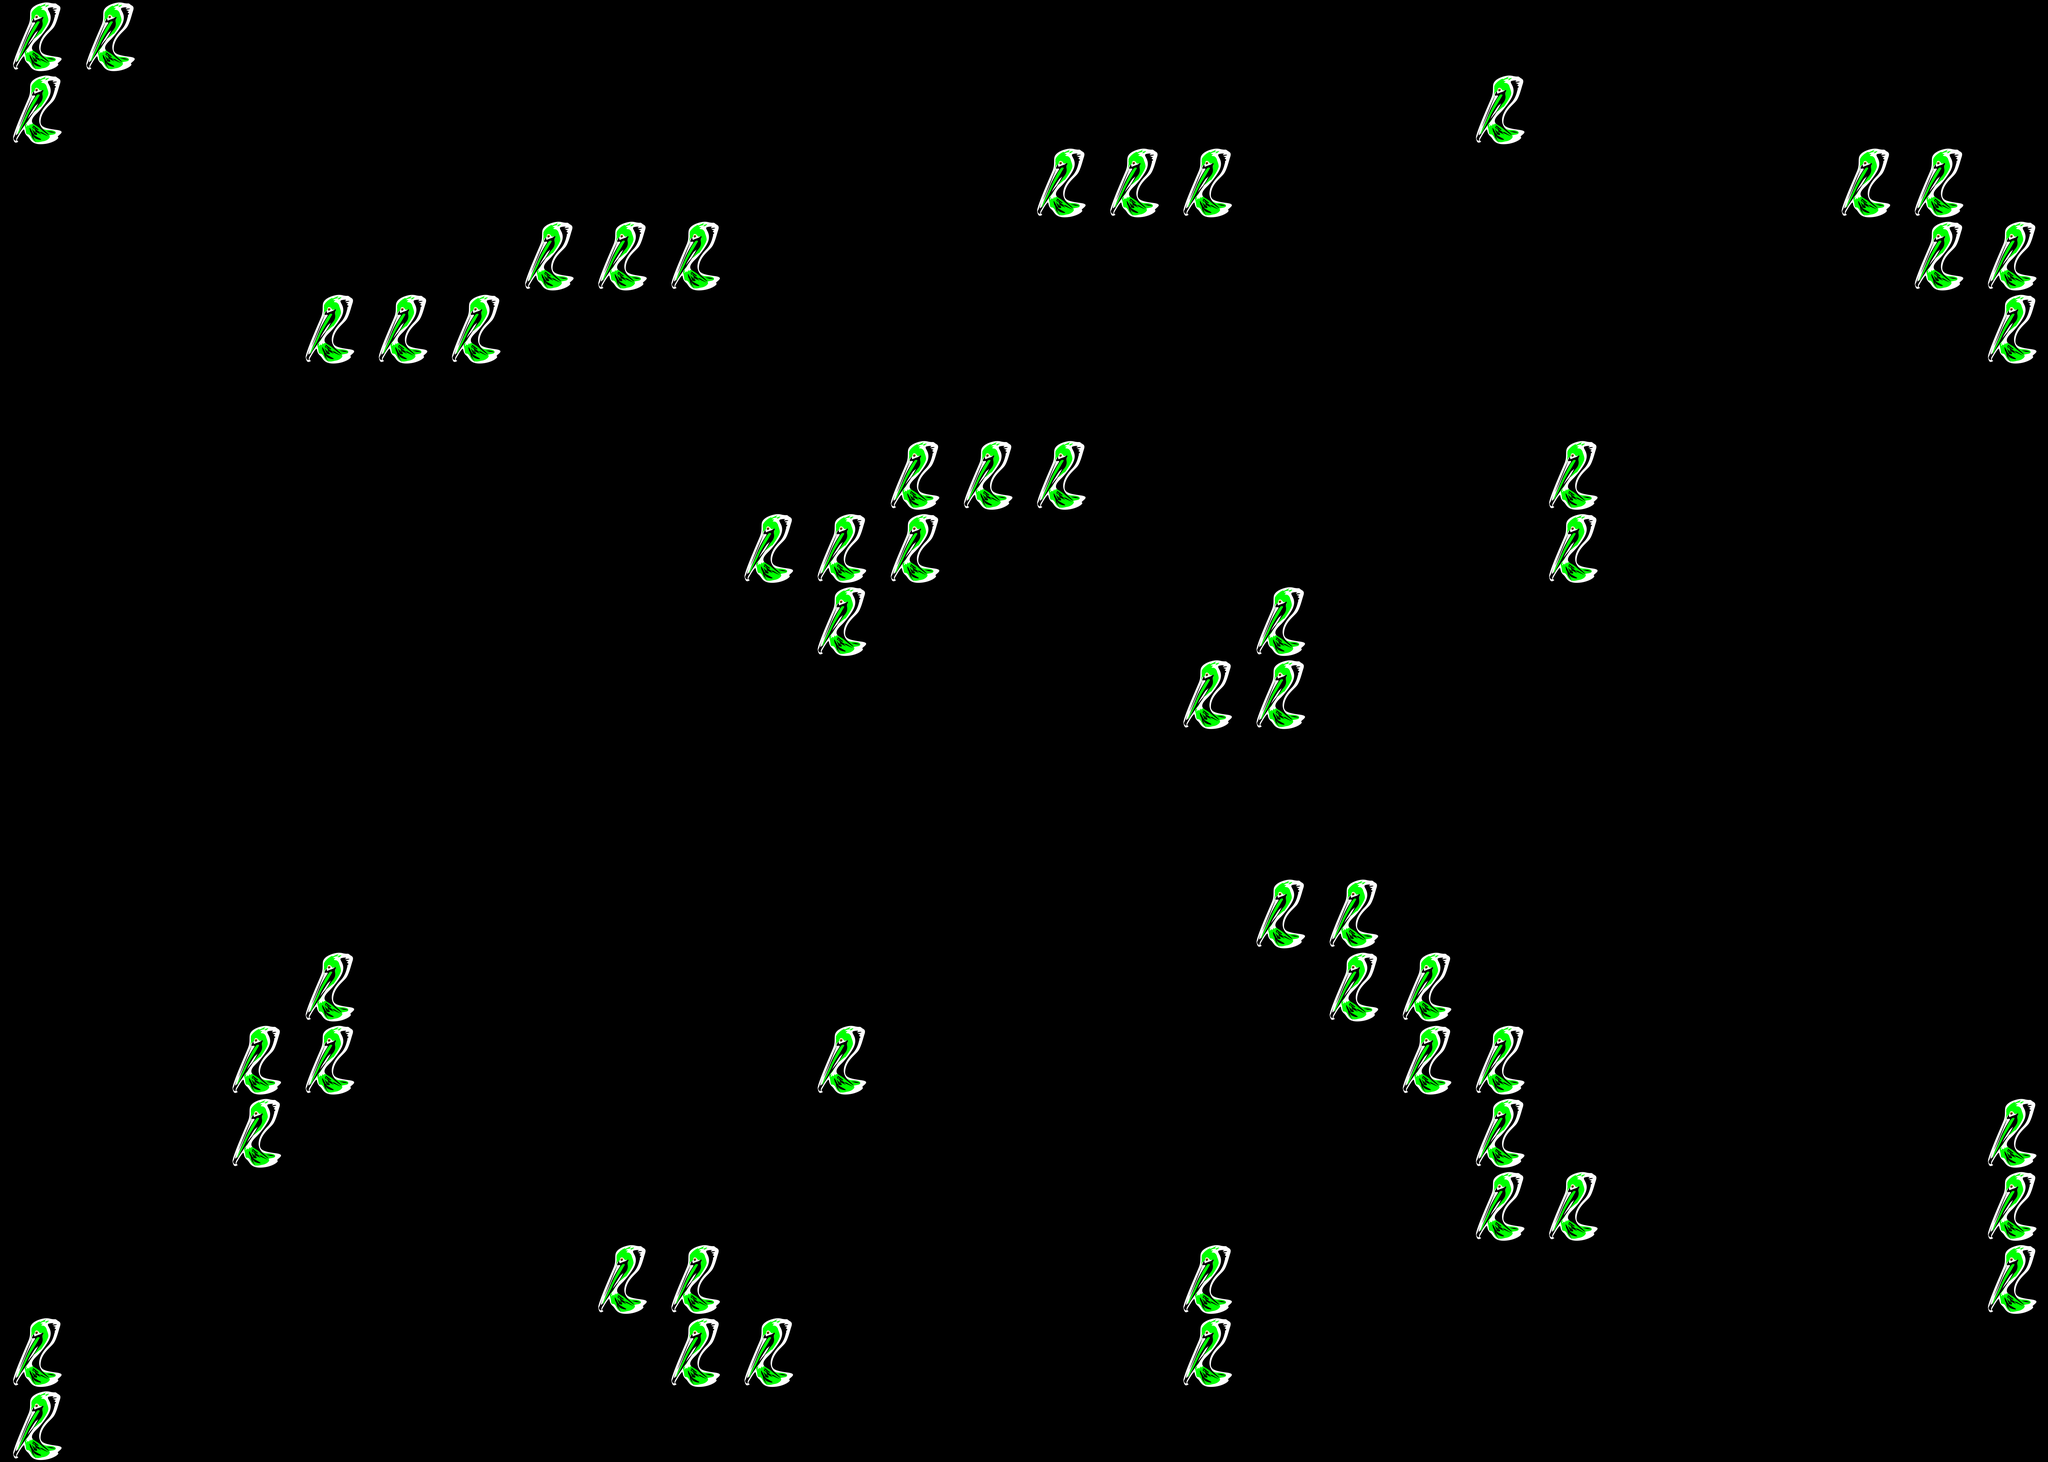

This game map was drawn from its Tiled (.tmx) file and the tilesets committed beside it. A one-line description and the full map source follow:
An orthogonal 28x20 tile map with 256x256 px tiles, 5 tile layers (Tile Layer 1, Tile Layer 2, Tile Layer 3, Tile Layer 4, ...).

<map version="1.0" tiledversion="1.1.5" orientation="orthogonal" renderorder="right-down" width="28" height="20" tilewidth="256" tileheight="256" infinite="0" nextobjectid="1">
 <tileset firstgid="1" source="birds.tsx" />
 <layer name="Tile Layer 1" width="28" height="20">
  <data encoding="csv">
0,0,0,0,0,0,0,0,0,0,0,0,0,0,0,0,0,0,0,0,0,0,0,0,0,0,0,0,
0,0,0,0,0,0,0,0,0,0,0,0,0,0,0,0,0,0,0,0,0,0,0,0,0,0,0,0,
0,0,0,0,0,0,0,0,0,0,0,0,0,0,0,0,0,0,0,0,0,0,0,0,0,0,0,0,
0,0,0,0,0,0,0,2,2,2,0,0,0,0,0,0,0,0,0,0,0,0,0,0,0,0,0,0,
0,0,0,0,2,2,2,0,0,0,0,0,0,0,0,0,0,0,0,0,0,0,0,0,0,0,0,0,
0,0,0,0,0,0,0,0,0,0,0,0,0,0,0,0,0,0,0,0,0,0,0,0,0,0,0,0,
0,0,0,0,0,0,0,0,0,0,0,0,0,0,0,0,0,0,0,0,0,2,0,0,0,0,0,0,
0,0,0,0,0,0,0,0,0,0,0,0,0,0,0,0,0,0,0,0,0,2,0,0,0,0,0,0,
0,0,0,0,0,0,0,0,0,0,0,0,0,0,0,0,0,0,0,0,0,0,0,0,0,0,0,0,
0,0,0,0,0,0,0,0,0,0,0,0,0,0,0,0,0,0,0,0,0,0,0,0,0,0,0,0,
0,0,0,0,0,0,0,0,0,0,0,0,0,0,0,0,0,0,0,0,0,0,0,0,0,0,0,0,
0,0,0,0,0,0,0,0,0,0,0,0,0,0,0,0,0,0,0,0,0,0,0,0,0,0,0,0,
0,0,0,0,0,0,0,0,0,0,0,0,0,0,0,0,0,0,0,0,0,0,0,0,0,0,0,0,
0,0,0,0,0,0,0,0,0,0,0,0,0,0,0,0,0,0,0,0,0,0,0,0,0,0,0,0,
0,0,0,0,0,0,0,0,0,0,0,2,0,0,0,0,0,0,0,0,0,0,0,0,0,0,0,0,
0,0,0,0,0,0,0,0,0,0,0,0,0,0,0,0,0,0,0,0,0,0,0,0,0,0,0,0,
0,0,0,0,0,0,0,0,0,0,0,0,0,0,0,0,0,0,0,0,0,0,0,0,0,0,0,0,
0,0,0,0,0,0,0,0,0,0,0,0,0,0,0,0,0,0,0,0,0,0,0,0,0,0,0,0,
0,0,0,0,0,0,0,0,0,0,0,0,0,0,0,0,0,0,0,0,0,0,0,0,0,0,0,0,
0,0,0,0,0,0,0,0,0,0,0,0,0,0,0,0,0,0,0,0,0,0,0,0,0,0,0,0
</data>
 </layer>
 <layer name="Tile Layer 2" width="28" height="20">
  <data encoding="csv">
0,0,0,0,0,0,0,0,0,0,0,0,0,0,0,0,0,0,0,0,0,0,0,0,0,0,0,0,
0,0,0,0,0,0,0,0,0,0,0,0,0,0,0,0,0,0,0,0,2,0,0,0,0,0,0,0,
0,0,0,0,0,0,0,0,0,0,0,0,0,0,0,0,0,0,0,0,0,0,0,0,0,0,0,0,
0,0,0,0,0,0,0,0,0,0,0,0,0,0,0,0,0,0,0,0,0,0,0,0,0,0,0,0,
0,0,0,0,0,0,0,0,0,0,0,0,0,0,0,0,0,0,0,0,0,0,0,0,0,0,0,0,
0,0,0,0,0,0,0,0,0,0,0,0,0,0,0,0,0,0,0,0,0,0,0,0,0,0,0,0,
0,0,0,0,0,0,0,0,0,0,0,0,0,0,0,0,0,0,0,0,0,0,0,0,0,0,0,0,
0,0,0,0,0,0,0,0,0,0,0,0,0,0,0,0,0,0,0,0,0,0,0,0,0,0,0,0,
0,0,0,0,0,0,0,0,0,0,0,0,0,0,0,0,0,0,0,0,0,0,0,0,0,0,0,0,
0,0,0,0,0,0,0,0,0,0,0,0,0,0,0,0,0,0,0,0,0,0,0,0,0,0,0,0,
0,0,0,0,0,0,0,0,0,0,0,0,0,0,0,0,0,0,0,0,0,0,0,0,0,0,0,0,
0,0,0,0,0,0,0,0,0,0,0,0,0,0,0,0,0,0,0,0,0,0,0,0,0,0,0,0,
0,0,0,0,0,0,0,0,0,0,0,0,0,0,0,0,0,2,2,0,0,0,0,0,0,0,0,0,
0,0,0,0,2,0,0,0,0,0,0,0,0,0,0,0,0,0,2,2,0,0,0,0,0,0,0,0,
0,0,0,2,2,0,0,0,0,0,0,0,0,0,0,0,0,0,0,2,2,0,0,0,0,0,0,0,
0,0,0,2,0,0,0,0,0,0,0,0,0,0,0,0,0,0,0,0,2,0,0,0,0,0,0,0,
0,0,0,0,0,0,0,0,0,0,0,0,0,0,0,0,0,0,0,0,2,2,0,0,0,0,0,0,
0,0,0,0,0,0,0,0,0,0,0,0,0,0,0,0,0,0,0,0,0,0,0,0,0,0,0,0,
0,0,0,0,0,0,0,0,0,0,0,0,0,0,0,0,0,0,0,0,0,0,0,0,0,0,0,0,
0,0,0,0,0,0,0,0,0,0,0,0,0,0,0,0,0,0,0,0,0,0,0,0,0,0,0,0
</data>
 </layer>
 <layer name="Tile Layer 3" width="28" height="20">
  <data encoding="csv">
0,0,0,0,0,0,0,0,0,0,0,0,0,0,0,0,0,0,0,0,0,0,0,0,0,0,0,0,
0,0,0,0,0,0,0,0,0,0,0,0,0,0,0,0,0,0,0,0,0,0,0,0,0,0,0,0,
0,0,0,0,0,0,0,0,0,0,0,0,0,0,0,0,0,0,0,0,0,0,0,0,0,0,0,0,
0,0,0,0,0,0,0,0,0,0,0,0,0,0,0,0,0,0,0,0,0,0,0,0,0,0,0,0,
0,0,0,0,0,0,0,0,0,0,0,0,0,0,0,0,0,0,0,0,0,0,0,0,0,0,0,0,
0,0,0,0,0,0,0,0,0,0,0,0,0,0,0,0,0,0,0,0,0,0,0,0,0,0,0,0,
0,0,0,0,0,0,0,0,0,0,0,0,2,2,2,0,0,0,0,0,0,0,0,0,0,0,0,0,
0,0,0,0,0,0,0,0,0,0,2,2,2,0,0,0,0,0,0,0,0,0,0,0,0,0,0,0,
0,0,0,0,0,0,0,0,0,0,0,2,0,0,0,0,0,0,0,0,0,0,0,0,0,0,0,0,
0,0,0,0,0,0,0,0,0,0,0,0,0,0,0,0,0,0,0,0,0,0,0,0,0,0,0,0,
0,0,0,0,0,0,0,0,0,0,0,0,0,0,0,0,0,0,0,0,0,0,0,0,0,0,0,0,
0,0,0,0,0,0,0,0,0,0,0,0,0,0,0,0,0,0,0,0,0,0,0,0,0,0,0,0,
0,0,0,0,0,0,0,0,0,0,0,0,0,0,0,0,0,0,0,0,0,0,0,0,0,0,0,0,
0,0,0,0,0,0,0,0,0,0,0,0,0,0,0,0,0,0,0,0,0,0,0,0,0,0,0,0,
0,0,0,0,0,0,0,0,0,0,0,0,0,0,0,0,0,0,0,0,0,0,0,0,0,0,0,0,
0,0,0,0,0,0,0,0,0,0,0,0,0,0,0,0,0,0,0,0,0,0,0,0,0,0,0,2,
0,0,0,0,0,0,0,0,0,0,0,0,0,0,0,0,0,0,0,0,0,0,0,0,0,0,0,2,
0,0,0,0,0,0,0,0,0,0,0,0,0,0,0,0,0,0,0,0,0,0,0,0,0,0,0,2,
0,0,0,0,0,0,0,0,0,0,0,0,0,0,0,0,0,0,0,0,0,0,0,0,0,0,0,0,
0,0,0,0,0,0,0,0,0,0,0,0,0,0,0,0,0,0,0,0,0,0,0,0,0,0,0,0
</data>
 </layer>
 <layer name="Tile Layer 4" width="28" height="20">
  <data encoding="csv">
2,2,0,0,0,0,0,0,0,0,0,0,0,0,0,0,0,0,0,0,0,0,0,0,0,0,0,0,
2,0,0,0,0,0,0,0,0,0,0,0,0,0,0,0,0,0,0,0,0,0,0,0,0,0,0,0,
0,0,0,0,0,0,0,0,0,0,0,0,0,0,0,0,0,0,0,0,0,0,0,0,0,2,2,0,
0,0,0,0,0,0,0,0,0,0,0,0,0,0,0,0,0,0,0,0,0,0,0,0,0,0,2,2,
0,0,0,0,0,0,0,0,0,0,0,0,0,0,0,0,0,0,0,0,0,0,0,0,0,0,0,2,
0,0,0,0,0,0,0,0,0,0,0,0,0,0,0,0,0,0,0,0,0,0,0,0,0,0,0,0,
0,0,0,0,0,0,0,0,0,0,0,0,0,0,0,0,0,0,0,0,0,0,0,0,0,0,0,0,
0,0,0,0,0,0,0,0,0,0,0,0,0,0,0,0,0,0,0,0,0,0,0,0,0,0,0,0,
0,0,0,0,0,0,0,0,0,0,0,0,0,0,0,0,0,0,0,0,0,0,0,0,0,0,0,0,
0,0,0,0,0,0,0,0,0,0,0,0,0,0,0,0,0,0,0,0,0,0,0,0,0,0,0,0,
0,0,0,0,0,0,0,0,0,0,0,0,0,0,0,0,0,0,0,0,0,0,0,0,0,0,0,0,
0,0,0,0,0,0,0,0,0,0,0,0,0,0,0,0,0,0,0,0,0,0,0,0,0,0,0,0,
0,0,0,0,0,0,0,0,0,0,0,0,0,0,0,0,0,0,0,0,0,0,0,0,0,0,0,0,
0,0,0,0,0,0,0,0,0,0,0,0,0,0,0,0,0,0,0,0,0,0,0,0,0,0,0,0,
0,0,0,0,0,0,0,0,0,0,0,0,0,0,0,0,0,0,0,0,0,0,0,0,0,0,0,0,
0,0,0,0,0,0,0,0,0,0,0,0,0,0,0,0,0,0,0,0,0,0,0,0,0,0,0,0,
0,0,0,0,0,0,0,0,0,0,0,0,0,0,0,0,0,0,0,0,0,0,0,0,0,0,0,0,
0,0,0,0,0,0,0,0,0,0,0,0,0,0,0,0,0,0,0,0,0,0,0,0,0,0,0,0,
2,0,0,0,0,0,0,0,0,0,0,0,0,0,0,0,0,0,0,0,0,0,0,0,0,0,0,0,
2,0,0,0,0,0,0,0,0,0,0,0,0,0,0,0,0,0,0,0,0,0,0,0,0,0,0,0
</data>
 </layer>
 <layer name="Tile Layer 5" width="28" height="20">
  <data encoding="csv">
0,0,0,0,0,0,0,0,0,0,0,0,0,0,0,0,0,0,0,0,0,0,0,0,0,0,0,0,
0,0,0,0,0,0,0,0,0,0,0,0,0,0,0,0,0,0,0,0,0,0,0,0,0,0,0,0,
0,0,0,0,0,0,0,0,0,0,0,0,0,0,2,2,2,0,0,0,0,0,0,0,0,0,0,0,
0,0,0,0,0,0,0,0,0,0,0,0,0,0,0,0,0,0,0,0,0,0,0,0,0,0,0,0,
0,0,0,0,0,0,0,0,0,0,0,0,0,0,0,0,0,0,0,0,0,0,0,0,0,0,0,0,
0,0,0,0,0,0,0,0,0,0,0,0,0,0,0,0,0,0,0,0,0,0,0,0,0,0,0,0,
0,0,0,0,0,0,0,0,0,0,0,0,0,0,0,0,0,0,0,0,0,0,0,0,0,0,0,0,
0,0,0,0,0,0,0,0,0,0,0,0,0,0,0,0,0,0,0,0,0,0,0,0,0,0,0,0,
0,0,0,0,0,0,0,0,0,0,0,0,0,0,0,0,0,2,0,0,0,0,0,0,0,0,0,0,
0,0,0,0,0,0,0,0,0,0,0,0,0,0,0,0,2,2,0,0,0,0,0,0,0,0,0,0,
0,0,0,0,0,0,0,0,0,0,0,0,0,0,0,0,0,0,0,0,0,0,0,0,0,0,0,0,
0,0,0,0,0,0,0,0,0,0,0,0,0,0,0,0,0,0,0,0,0,0,0,0,0,0,0,0,
0,0,0,0,0,0,0,0,0,0,0,0,0,0,0,0,0,0,0,0,0,0,0,0,0,0,0,0,
0,0,0,0,0,0,0,0,0,0,0,0,0,0,0,0,0,0,0,0,0,0,0,0,0,0,0,0,
0,0,0,0,0,0,0,0,0,0,0,0,0,0,0,0,0,0,0,0,0,0,0,0,0,0,0,0,
0,0,0,0,0,0,0,0,0,0,0,0,0,0,0,0,0,0,0,0,0,0,0,0,0,0,0,0,
0,0,0,0,0,0,0,0,0,0,0,0,0,0,0,0,0,0,0,0,0,0,0,0,0,0,0,0,
0,0,0,0,0,0,0,0,2,2,0,0,0,0,0,0,2,0,0,0,0,0,0,0,0,0,0,0,
0,0,0,0,0,0,0,0,0,2,2,0,0,0,0,0,2,0,0,0,0,0,0,0,0,0,0,0,
0,0,0,0,0,0,0,0,0,0,0,0,0,0,0,0,0,0,0,0,0,0,0,0,0,0,0,0
</data>
 </layer>
</map>
